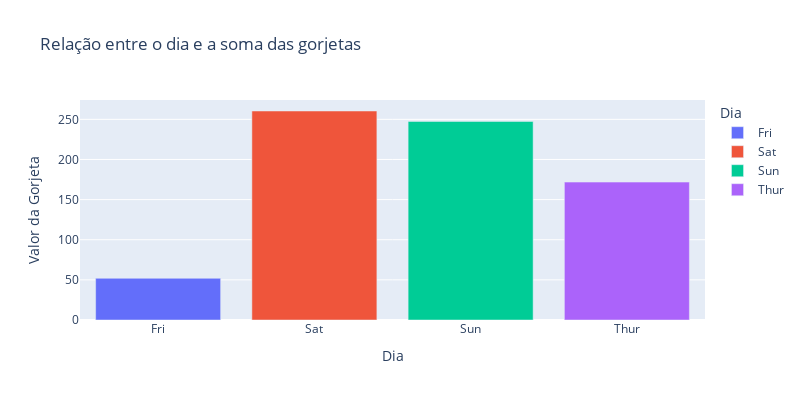

Notebook source saved alongside this figure:
### Markdown cell above
### Gráfico de barras verticais

### Code cell
px.bar(dfSoma, 
       x='Dia', 
       y='Valor da Gorjeta', 
       title="Relação entre o dia e a soma das gorjetas",
       color="Dia",  
       width=800, 
       height=400,
       )

### Figure 1 — Plotly figure (JSON) as saved in the notebook; plotly's stock layout.template omitted (floating-point values rounded to 4 significant figures)
{"data": [{"alignmentgroup": "True", "hovertemplate": "Dia=%{x}<br>Valor da Gorjeta=%{y}<extra></extra>", "legendgroup": "Fri", "marker": {"color": "#636efa", "pattern": {"shape": ""}}, "name": "Fri", "offsetgroup": "Fri", "orientation": "v", "showlegend": true, "textposition": "auto", "type": "bar", "x": ["Fri"], "xaxis": "x", "y": [51.96], "yaxis": "y"}, {"alignmentgroup": "True", "hovertemplate": "Dia=%{x}<br>Valor da Gorjeta=%{y}<extra></extra>", "legendgroup": "Sat", "marker": {"color": "#EF553B", "pattern": {"shape": ""}}, "name": "Sat", "offsetgroup": "Sat", "orientation": "v", "showlegend": true, "textposition": "auto", "type": "bar", "visible": true, "x": ["Sat"], "xaxis": "x", "y": [260.4], "yaxis": "y"}, {"alignmentgroup": "True", "hovertemplate": "Dia=%{x}<br>Valor da Gorjeta=%{y}<extra></extra>", "legendgroup": "Sun", "marker": {"color": "#00cc96", "pattern": {"shape": ""}}, "name": "Sun", "offsetgroup": "Sun", "orientation": "v", "showlegend": true, "textposition": "auto", "type": "bar", "x": ["Sun"], "xaxis": "x", "y": [247.4], "yaxis": "y"}, {"alignmentgroup": "True", "hovertemplate": "Dia=%{x}<br>Valor da Gorjeta=%{y}<extra></extra>", "legendgroup": "Thur", "marker": {"color": "#ab63fa", "pattern": {"shape": ""}}, "name": "Thur", "offsetgroup": "Thur", "orientation": "v", "showlegend": true, "textposition": "auto", "type": "bar", "visible": true, "x": ["Thur"], "xaxis": "x", "y": [171.8], "yaxis": "y"}], "layout": {"barmode": "relative", "dragmode": "pan", "height": 400, "legend": {"title": {"text": "Dia"}, "tracegroupgap": 0}, "title": {"text": "Relação entre o dia e a soma das gorjetas"}, "width": 800, "xaxis": {"anchor": "y", "autorange": true, "categoryarray": ["Fri", "Sat", "Sun", "Thur"], "categoryorder": "array", "domain": [0, 1], "range": [-0.5, 3.5], "showspikes": false, "title": {"text": "Dia"}, "type": "category"}, "yaxis": {"anchor": "x", "autorange": true, "domain": [0, 1], "range": [0, 274.1], "showspikes": false, "title": {"text": "Valor da Gorjeta"}, "type": "linear"}}}
